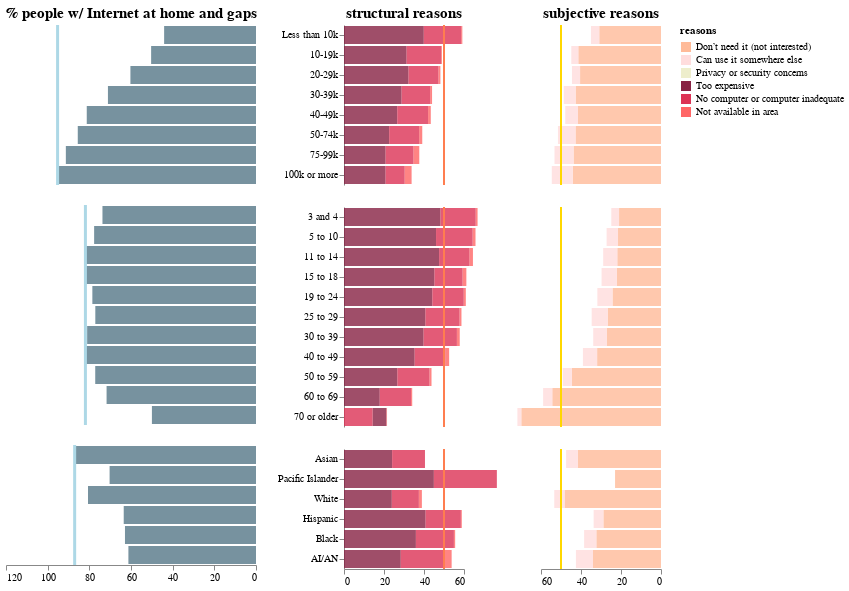

Source (notebook cell):
### Code cell
left = (left1&left2&left3).resolve_scale(x="shared")
right1 = (right1_a&right2_a&right3_a).resolve_scale(x="shared")
right2 = (right1_b&right2_b&right3_b).resolve_scale(x="shared")
combined = (left|right1|right2).resolve_scale(y="shared")
# combined.configure_legend(
#     orient="bottom",
# )
combined.resolve_scale(
    color="independent", 
    y="shared"
).configure_axis(
    grid=False
).configure_view(
    strokeOpacity=0
).configure_legend(
    orient="right"
).configure_title(
    fontSize=15,
# #     font="Courier",
# #     align="center",
# #     anchor="middle",
# #     color="gray"
)
